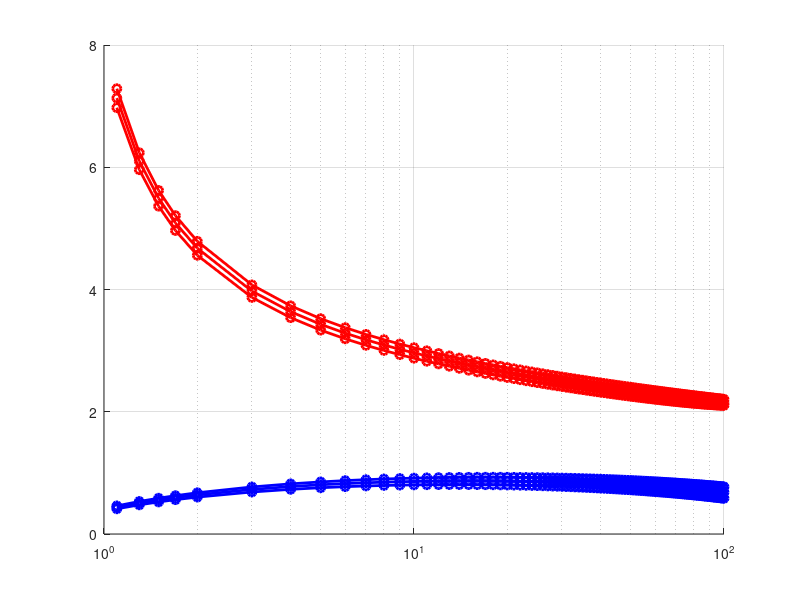
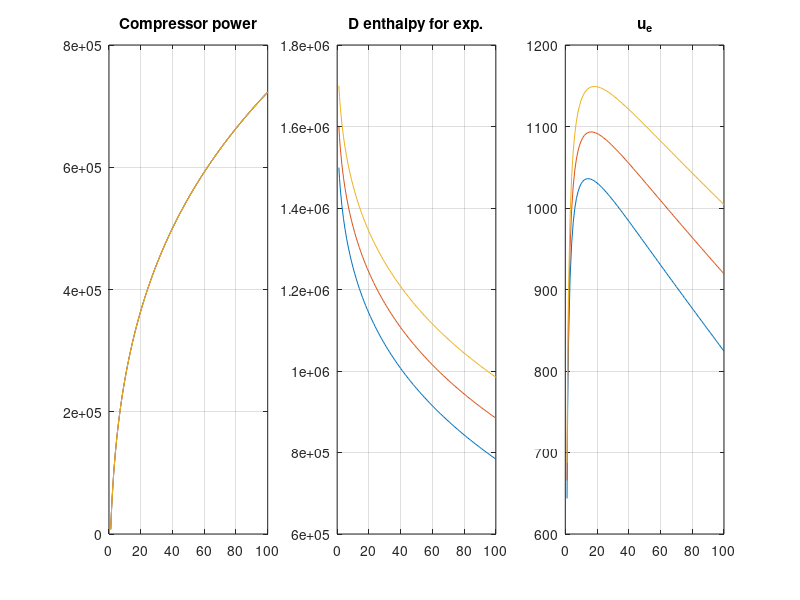

These figures' MATLAB source, in order:
%
%
%

clear all ; clc ; close all

%> Flight velocity and ambient TD state
u =   0.0 ;  Pa = 101325 ;  Ta = 288.15 ;
u = 250.0 ;  Pa =  18750 ;  Ta = 216.70 ;
u = 250.0 ;  Pa =  18750 ;  Ta = 216.70 ;

% p ratio vector
pratio = [ 1.1:0.2:1.8, 2.0:1.0:100.0 ] ;
nratio = length(pratio) ;
Tm_v   = zeros(size(pratio));
tsfc_v = zeros(size(pratio));
temp04 = [ 1500, 1600, 1700 ] ;
ntemp04 = length(temp04) ;

Pcomp_m = zeros(length(pratio), length(temp04)) ;
hexp_m  = zeros(length(pratio), length(temp04)) ;
ue_m    = zeros(length(pratio), length(temp04)) ;

figure ; hold on

for j = 1 : ntemp04
for i = 1 : nratio

  %> Compressor p ration and turbine inlet T
  % P03_P02 = 20.0 ;   % Compressor pressure ratio
  % T04     = 1500.0 ; % Inlet turbine temperature [K]
  P03_P02 = pratio(i) ;   % Compressor pressure ratio
  T04     = temp04(j) ;
  P04_P03 =  1.0 ;   % Burner pressure ratio
  
  %> Efficiencies and specific heat ratio
  eta_d = 0.97 ;  gam_d = 1.40 ;
  eta_c = 0.85 ;  gam_c = 1.37 ;
  eta_b = 1.00 ;  gam_b = 1.35 ;
  eta_t = 0.90 ;  gam_t = 1.33 ;
  eta_n = 0.98 ;  gam_n = 1.36 ;
  
  %> Fuel heating value
  qr = 45.0e+6 ; % [J/K]
  
  %> a. Free stream conditions 
  R = 287.0   ; % J/kg K
  gamma = 1.4 ;
  cv = R / ( gamma - 1.0 ) ;
  cp = gamma * cv ;
  ca = sqrt( gamma * R * Ta );
  M = u / ca ;
  
  %> a. -> 2. Diffuser
  %> 2. Total TD state at the compressor inlet
  T02 = Ta * ( 1.0 + 0.5*( gamma-1.0 )*M^2 ) ; 
  P02 = Pa * ( 1.0 + eta_d * ( T02/Ta - 1.0 ) ) ^ ( gam_d / ( gam_d - 1.0 ) ) ; 
  
  % 2. -> 3. Compressor
  %> 3.
  P03 = P03_P02 * P02 ;
  T03 = T02 * ( 1.0 + ( P03_P02^((gam_c-1)/gam_c) - 1.0 ) / eta_c ) ;
  
  % 3. -> 4. Combustor
  f = ( T04/T03 - 1.0 ) / ( qr/(cp*T03) - T04/T03 ) ;
  P04 = P04_P03 * P03 ;
  
  % 4. -> 5. Turbine
  T05 = T04 - ( T03 - T02 ) ;
  P05 = P04 * ( 1.0 + ( T05/T04 - 1.0 )/eta_t ) ^ ( gam_t / ( gam_t - 1.0 ) ) ;
  
  % 5. -> 6. Nozzle
  T06 = T05 ;
  ue = sqrt( 2.0 * eta_n * gam_n / ( gam_n - 1.0 ) * R * T06 * ...
             ( 1.0 - ( Pa / P05 )^( (gam_n-1)/gam_n ) ) ) ;
  
  Tm   = ( 1.0 + f ) * ue - u ;
  tsfc = f / Tm ;

  % Save results
  Tm_v(  i) = Tm ;
  tsfc_v(i) = tsfc ;
  
  Pcomp = cp * ( T03 - T02 ) ;
  Pcomp_m(i,j) = Pcomp ; 
  hexp_m( i,j) = cp * T06 ;
  ue_m(   i,j) = ue ;

end

semilogx(pratio,Tm_v/1000 ,'b-o','LineWidth',2)
semilogx(pratio,tsfc_v*10e4,'r-o','LineWidth',2)

end

hold off, grid on


figure('Position',[ 50 50 1200 500])
subplot(1,3,1), plot(pratio, Pcomp_m ), grid on, title('Compressor power') 
subplot(1,3,2), plot(pratio,  hexp_m ), grid on, title('D enthalpy for exp.')
subplot(1,3,3), plot(pratio,    ue_m ), grid on, title('u_e')
